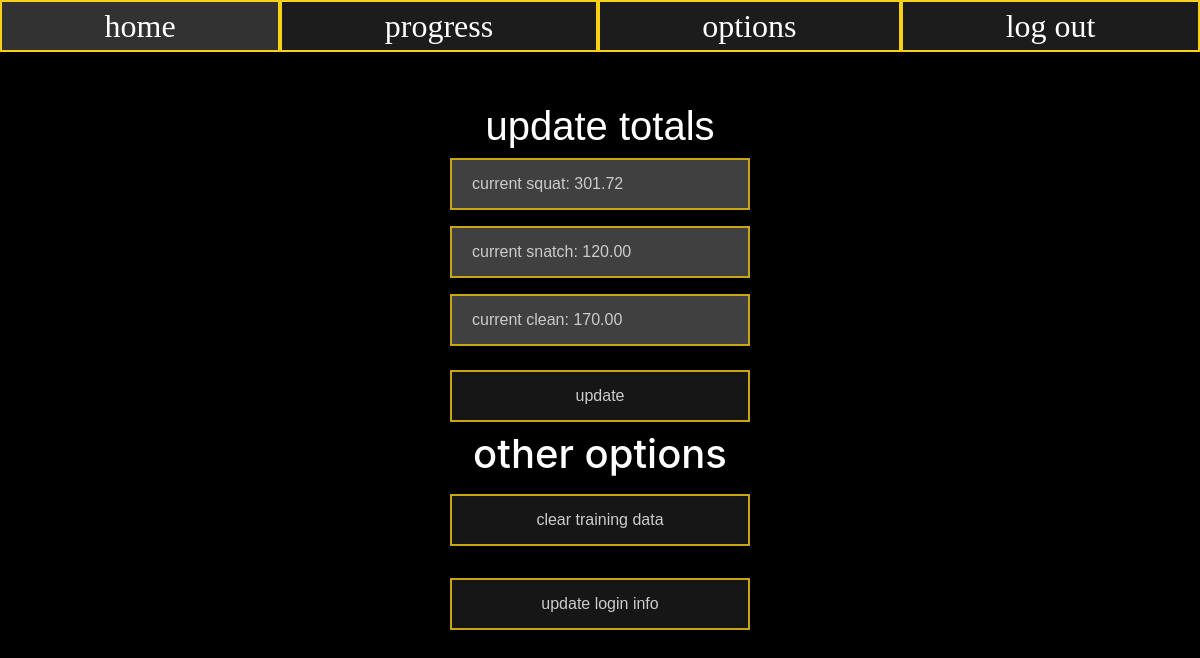
/options (signed in), run on an earlier commit of the app's database.
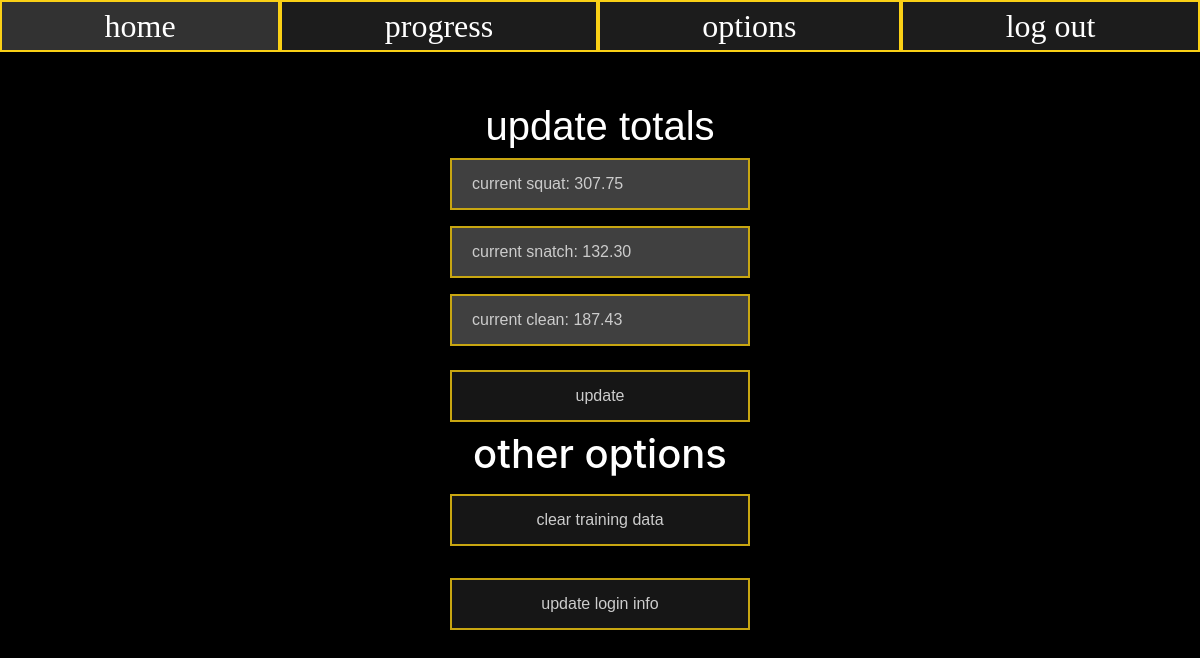
And on a later commit of the database.
### website/models.py (models this page shows)
class User(db.Model, UserMixin):
    __tablename__ = "users"
    id = db.Column(db.Integer, primary_key=True)
    email = db.Column(db.String(150), unique=True, nullable=False)
    password = db.Column(db.String(150), nullable=False)
    first_name = db.Column(db.String(150), nullable=False)
    squat_max = db.Column(db.Integer, default=0)
    clean_max = db.Column(db.Integer, default=0)
    snatch_max = db.Column(db.Integer, default=0)
    squat_id = db.Column(db.Integer, default=5)

### website/views.py (the view, shortened to what this page needs)
@views.route("/options", methods=["POST", "GET"])
@login_required
def options():
    return render_template("options.html",
                            user=current_user,
                            squat_max=current_user.squat_max,
                            clean_max=current_user.clean_max,
                            snatch_max=current_user.snatch_max)

### website/__init__.py (called while the page is built)
def make_app():
    app = Flask(__name__)
    app.config['SECRET_KEY'] = "hello"
    app.config['SQLALCHEMY_DATABASE_URI'] = f'sqlite:///{DB_NAME}'
    db.init_app(app)
    from .views import views
    from .auth import auth
    app.register_blueprint(views, url_prefix="/")
    app.register_blueprint(auth, url_prefix="/")
    from .models import User
    create_database(app)
    login_manager = LoginManager()
    login_manager.login_view = "auth.sign_in"
    login_manager.init_app(app)
    @login_manager.user_loader
    def load_user(id):
        return User.query.get(int(id))
    return app

### website/templates/options.html (shortened to what this page needs)
{% extends "base.html" %}
{% block body %}
<container class="totals-container" align="center">
    <form class="total-form" method="POST">
        <h1 class="page-title">update totals</h1>
        <div class="form-group">
            <input
            autofocus
            type="number"
            id="squat"
            name="squat"
            placeholder="current squat: {{'%.2f'|format(squat_max)}}"
            />
        </div>
        <div class="form-group">
            <input
            type="number"
            id="snatch"
            name="snatch"
            placeholder="current snatch: {{ '%.2f'|format(snatch_max)}}"
            />
        </div>
        <div class="form-group">
            <input
            type="number"
            id="clean"
            name="clean"
            placeholder="current clean: {{'%.2f'|format(clean_max)}}"
            />
        </div>
        <button
            name="update_totals"
            type="submit"
            class="submit-button">
            update
        </button>
    </form>
</container>
<container class="options-container" align="center">
    <container class="options-buttons">
        <h1 class="page-title">other options</h1>
        <form method="POST">
            <div class="form-group">
                <button
                    id="option-button"
                    name="clear_data"
                    type="submit"
                    class="clear-button"
                    onclick="clearData()" >
                    clear training data
            </div>
            <div class="form-group">
                <button
                    id="option-button"
                    name="update_login"
                    type="submit"
                    class="update-login">
                    update login info
            </div>
        </form>
    </container>
</container>
{% endblock %}

### website/templates/base.html (shortened to what this page needs)
<!DOCTYPE html>
<html lang="en">
<head>
    <link
    rel= "stylesheet"
    type= "text/css"
    href= "{{ url_for('static',filename='css/styles.css') }}"
    />
    <link
      rel="stylesheet"
      href="https://stackpath.bootstrapcdn.com/bootstrap/4.4.1/css/bootstrap.min.css"
    />
    <link
      rel="stylesheet"
      href="https://stackpath.bootstrapcdn.com/font-awesome/4.7.0/css/font-awesome.min.css"
    />
</head>
<body>
    <nav class="main-navbar">
        <ul>
            <li><a id="home" href="/home">home</a></li>
            <li><a id="progress" href="/options">progress</a></li>
            <li><a id="options" href="/options">options</a></li>
            <li><a id="logout" href="/logout">log out</a></li>
        </ul>
    </nav>
    <div class="container">
        {% block body %}
        {% endblock %}
    </div>
</body>
</html>

### website/static/css/styles.css (style rules this page uses)
nav { font-size: 2rem; background-color: rgb(28, 28, 28); }
nav ul { list-style-type: none; margin: 0; padding: 0; display: flex; justify-content: space-around; }
nav ul li { cursor: pointer; flex: auto; text-align: center; font-family:Impact; color: white; text-decoration: none; border: 2px solid rgb(250, 208, 22); }
nav ul li a { color: white; text-decoration: none; font-family: Impact; }
h1 { color: white; }
.total-form { font-family: Arial; text-decoration: none; }
input { width: 300px; padding: 12px 20px; margin: 8px 0; box-sizing: border-box; border: 2px solid rgb(250, 208, 22); background-color: rgb(80, 80, 80); color: rgb(255, 255, 255); opacity: .8; font-family: Arial; }
input::placeholder { color: white; }
.submit-button { position: relative; width: 300px; padding: 12px 20px; margin: 8px 0; box-sizing: border-box; background-color: grey; border: 2px solid rgb(250, 208, 22); color: white; font-family: Arial; opacity: .8; }
.total-form { position: relative; top: 50px; width: 300px; margin: 0 auto; }
.totals-container { width: 300px; left: 10px; }
#option-button { position: relative; width: 300px; padding: 12px 20px; margin: 8px 20px; box-sizing: border-box; background-color: grey; border: 2px solid rgb(250, 208, 22); color: white; font-family: Arial; opacity: .8; }
.options-container { width: 300px; left: 10px; }
.options-buttons { position: relative; top: 50px; width: 300px; margin: 0 auto; }

### website/templates/base.html (style rules this page uses)
body { background: black !important; }
button { background: rgb(28, 28, 28) !important; }

What changed in the data, as far as the page shows it:
changed User: squat "current squat: 301.72" → "current squat: 307.75"; snatch (not shown) → "current snatch: 132.30"; clean (not shown) → "current clean: 187.43"
Also different on the page:
form field snatch: "current snatch: 120.00" → (not shown)
form field clean: "current clean: 170.00" → (not shown)
